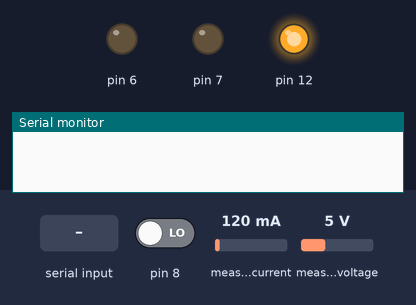
The sketch below on a simulated Arduino Uno, built with avr-gcc and run on an emulated ATmega328P. Parts: output pins drawn as LEDs (lit = HIGH), the last lines printed to the serial monitor. Inputs (shaded band) come from the test bench; at power-on: pin 8 LOW, measured current 120 mA, measured voltage 5 V.

Above: at 1.2 s.
1.3 s: "1\n" received over the second serial link
At 2.6 s:
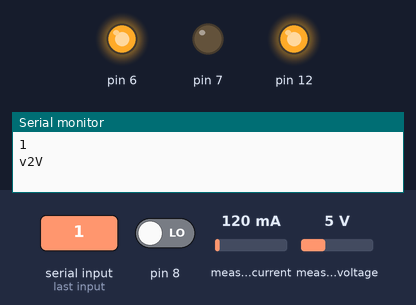
3.6 s: "2\n" received over the second serial link
At 5.2 s:
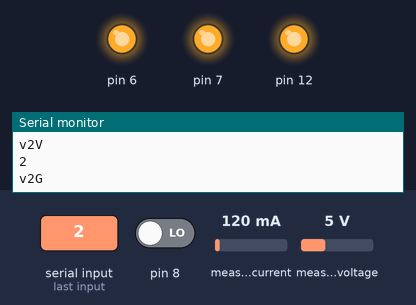
5.7 s: "5\n" received over the second serial link
At 12.0 s:
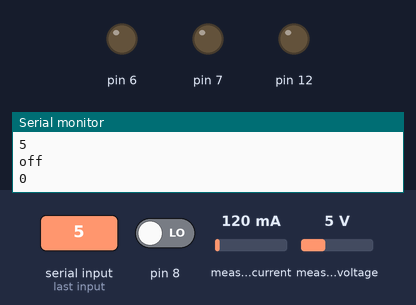
12.4 s: "1\n" received over the second serial link
At 17.2 s:
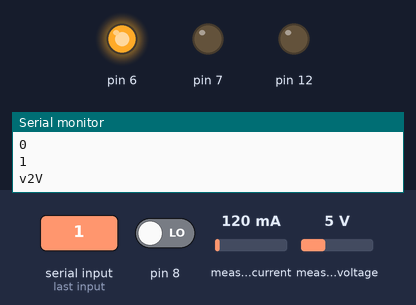
18.8 s: "2\n" received over the second serial link
At 23.5 s:
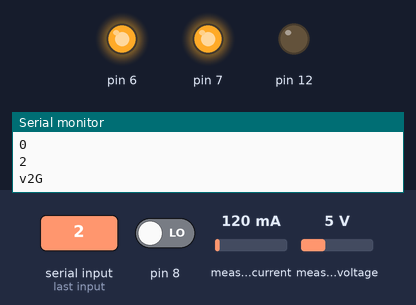
Timing chart, 0 to 25.1 s (numbered marks = the images above; inputs shaded):
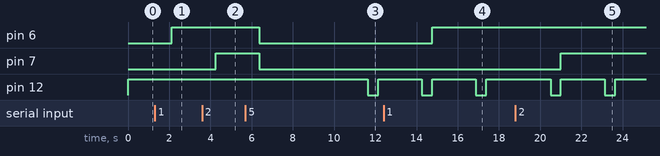

Measured:
- after the input at 1.3 s, pin 6: LOW → HIGH after 0.83 s
- after the input at 3.6 s, pin 7: LOW → HIGH after 0.65 s
- after the input at 5.7 s, pin 6, pin 7: HIGH → LOW after 0.68 s
- after the input at 12.4 s, pin 6: LOW → HIGH after 2.4 s
- after the input at 18.8 s, pin 7: LOW → HIGH after 2.2 s
- by itself, pin 12: alternates HIGH for 2.1 s and LOW for 0.50 s

The sketch:

main_code_nano.ino
```cpp
#include <PZEM004Tv30.h>
#include <Wire.h>
#include <SoftwareSerial.h>

PZEM004Tv30 pzem(4,5); // Software Serial pin 8 (RX) & 9 (TX)
SoftwareSerial mySerial(11, 10); // RX, TX
int data;
 float lat=00.000000,lon=76.6690069;
unsigned long previousMillis = 0;
const long interval = 10000;

void setup() {
  pinMode(6,OUTPUT);
  pinMode(7,OUTPUT);
  pinMode(12,OUTPUT);
  pinMode(8,INPUT);
  digitalWrite(12,HIGH);
  Serial.begin(9600);
 // pzem.resetEnergy();
  mySerial.begin(9600);


}

void loop()
{
 unsigned long currentMillis = millis();
 if (currentMillis - previousMillis >= interval)
 {
   //Serial.println("asdfgghjklpoiuytrew");
   digitalWrite(12,LOW);
   delay(500);
 }
 digitalWrite(12,HIGH);
 if(digitalRead(8)==1)
 {
   lat=11.000000;
 }
 else
 {
   lat=00.000000;
 }
 data_get();
 data_sent();

}
 void data_get()
 {
   if (mySerial.available() > 0)
  {
    data = mySerial.parseInt();
    Serial.println(data);
    if(data==1)
    {
      Serial.println("v2V");
      digitalWrite(6,HIGH);
    }
    else
    if(data==2)
    {
     Serial.println("v2G");
      digitalWrite(7,HIGH);
    }
    else
    if(data==5)
    {
      Serial.println("off");
      digitalWrite(6,LOW);
      digitalWrite(7,LOW);
  }
  }
 }
void data_sent()
{
  float voltage = pzem.voltage();
  if (voltage != NAN) {
    //Serial.print("Voltage: ");
    //Serial.println(voltage);
    //Serial.println("V");
  } else {
    Serial.println("Error reading voltage");
  }

  float current = pzem.current();
  if (current != NAN) {
    //Serial.print("Current: ");
    //Serial.print(current);
    //Serial.println("A");
  } else {
    Serial.println("Error reading current");
  }

  float power = pzem.power();
  if (current != NAN) {
    //Serial.print("Power: ");
    //Serial.print(power);
    //Serial.println("W");
  } else {
    Serial.println("Error reading power");
  }

  float energy = pzem.energy();
  if (current != NAN) {
    //Serial.print("Energy: ");
    //Serial.print(energy, 3);
    //Serial.println("kWh");

  } else {
    Serial.println("Error reading energy");
  }

  float frequency = pzem.frequency();
  if (current != NAN) {
  //  Serial.print("Frequency:");
   // Serial.print(frequency, 1);
    //Serial.println("Hz");
  } else {
    Serial.println("Error reading frequency");
  }

  float pf = pzem.pf();
  if (current != NAN) {
   // Serial.print("PF: ");
    //Serial.println(pf);
  } else {
    Serial.println("Error reading power factor");
  }
String dataString = "V" + String(voltage, 1) + "D" + "C" + String(current, 2) + "D" + "P" + String(power, 2) + "D" + "E" + String(energy, 3) + "D" + "F" + String(pf, 2)+ "D" + "L" + String(lat, 7)+ "D" + "l" + String(lon, 7);
  //Serial.println(dataString);
  mySerial.println(dataString);
  delay(2000);
}
```
